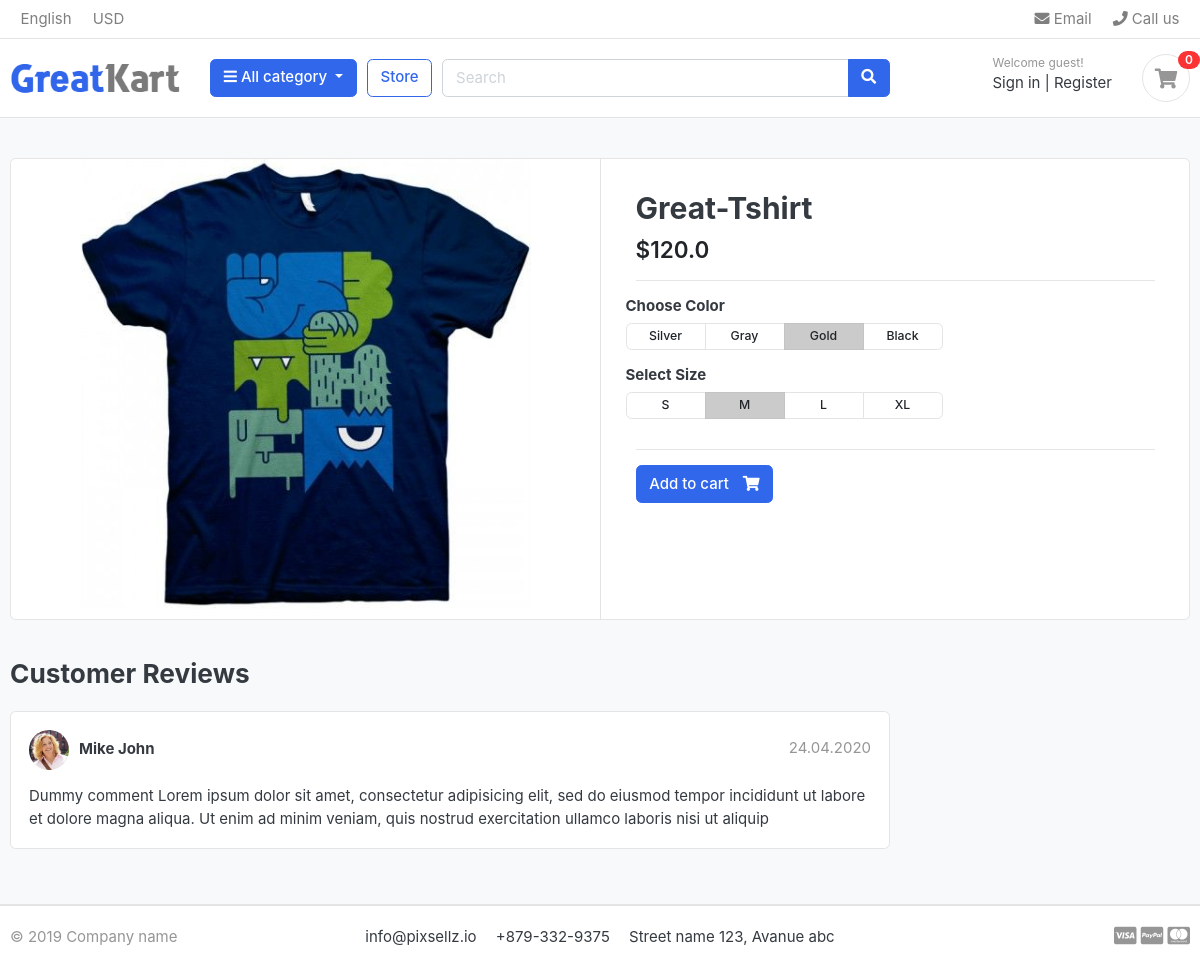
The app's page /store/t-shirt/great-tshirt/, older data.
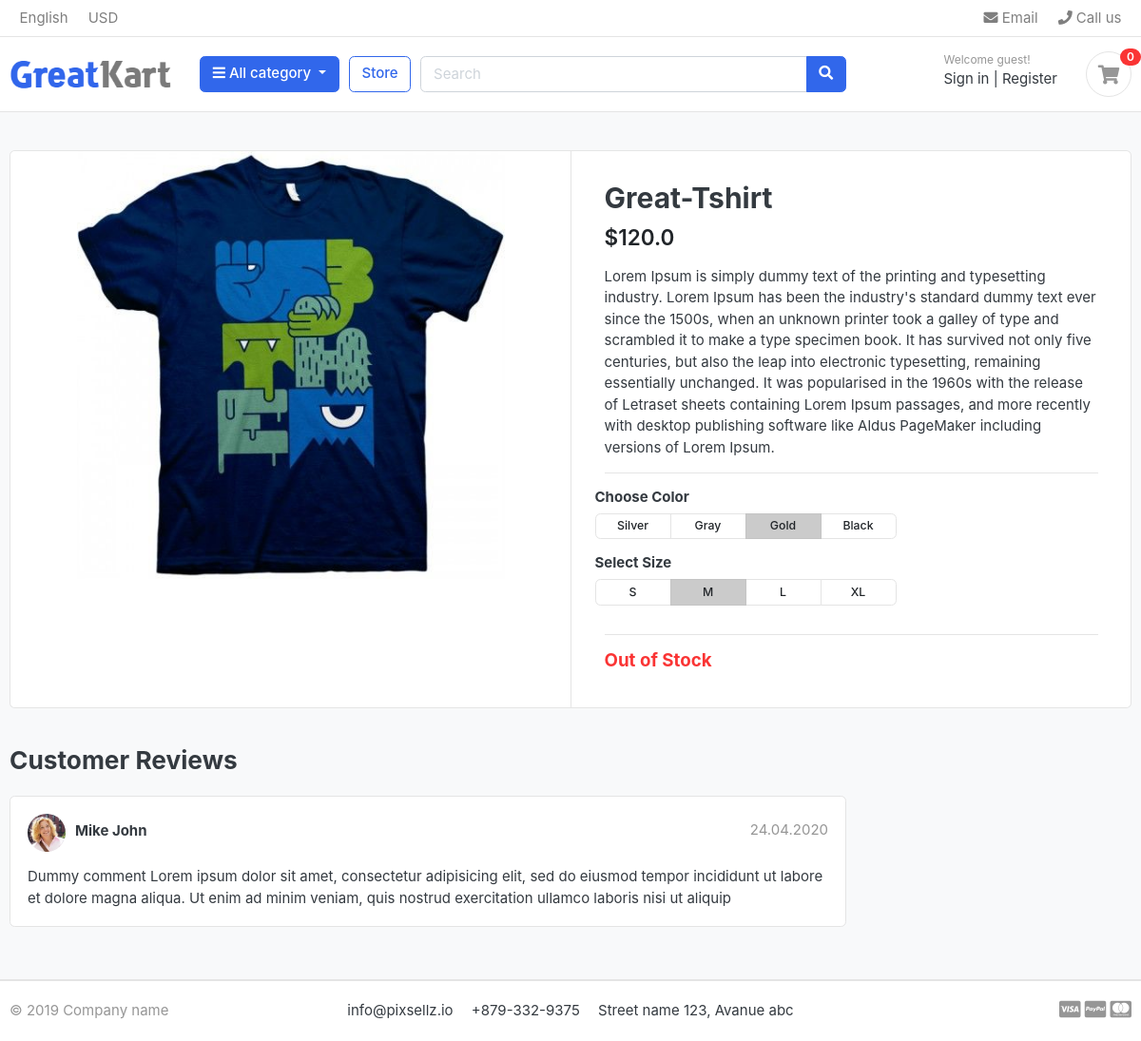
The same page, newer data.
### store/models.py (models this page shows, shortened)
class Product(models.Model):
    product_name = models.CharField(max_length=200, unique=True)
    slug = models.SlugField(max_length=200, unique=True)
    description = models.TextField(max_length=1200, blank=True)
    price = models.FloatField()
    images = models.ImageField(upload_to='photos/products')
    stock = models.IntegerField()
    is_available = models.BooleanField(default=True)
    category = models.ForeignKey(Category, on_delete=models.CASCADE, related_name='category')
    created_at = models.DateTimeField(auto_now_add=True)
    updated_at = models.DateTimeField(auto_now=True)

### store/views.py (the view)
# urls.py: path('<slug:category_slug>/<slug:product_slug>/', views.product_detail, name='product_detail')
def product_detail(request, category_slug=None, product_slug=None):
    try:
        single_product = Product.objects.get(category__slug=category_slug, slug=product_slug)
        in_cart = CartItem.objects.filter(cart__cart_id=_cart_id(request), product=single_product).exists()
    except Exception as e:
        raise e
    context = {
        'single_product': single_product,
        'in_cart': in_cart
    }
    return render(request, 'store/product_detail.html', context)

### cart/context_processors.py (called while the page is built)
def counter(request):
    cart_count = 0
    if 'admin' in request.path:
        return {}
    else:
        try:
            cart = Cart.objects.filter(cart_id=_cart_id(request))
            cart_items = CartItem.objects.all().filter(cart=cart[:1])
            for cart_item in cart_items:
                cart_count += cart_item.quantity
        except Cart.DoesNotExist:
            cart_count = 0
    return dict(cart_count=cart_count)

### cart/views.py (called while the page is built)
def _cart_id(request):
    cart = request.session.session_key
    if not cart:
        request.session.create()  # it does not return anything. that is why `cart = request.session.create()` will not work
        cart = request.session.session_key
    return cart  # Ultimately return cart

### category/context_processors.py (called while the page is built)
def manu_links(request):
    links = Category.objects.all().filter(is_active=True)
    return dict(links=links)

### category/models.py (called while the page is built)
    def get_url(self):
        return reverse('store:products_by_category', args=[self.slug])

### templates/store/product_detail.html (shortened to what this page needs)
{% extends 'base.html' %}
{% load static %}
{% block body_block%}
<section class="section-content padding-y bg">
<div class="container">
<div class="card">
	<div class="row no-gutters">
		<aside class="col-md-6">
<article class="gallery-wrap">
	<div class="img-big-wrap">
	   <a href="#"><img src="{{ single_product.images.url }}"></a>
	</div>
</article>
		</aside>
		<main class="col-md-6 border-left">
<article class="content-body">
<h2 class="title">{{ single_product.product_name }}</h2>
<div class="mb-3">
	<var class="price h4">${{ single_product.price }}</var>
</div>
<p>{{ single_product.description }}</p>
<hr>
	<div class="row">
		<div class="item-option-select">
			<h6>Choose Color</h6>
			<div class="btn-group btn-group-sm btn-group-toggle" data-toggle="buttons">
			  <label class="btn btn-light">
			    <input type="radio" name="radio_color"> Silver
			  </label>
			  <label class="btn btn-light">
			    <input type="radio" name="radio_color" > Gray
			  </label>
			  <label class="btn btn-light active">
			    <input type="radio" name="radio_color checked"> Gold
			  </label>
			  <label class="btn btn-light">
			    <input type="radio" name="radio_color"> Black
			  </label>
			</div>
		</div>
	</div>
	<div class="row">
		<div class="item-option-select">
			<h6>Select Size</h6>
			<div class="btn-group btn-group-sm btn-group-toggle" data-toggle="buttons">
			  <label class="btn btn-light">
			    <input type="radio" name="radio_color"> S
			  </label>
			  <label class="btn btn-light active">
			    <input type="radio" name="radio_color" checked> M
			  </label>
			  <label class="btn btn-light">
			    <input type="radio" name="radio_color"> L
			  </label>
			  <label class="btn btn-light">
			    <input type="radio" name="radio_color"> XL
			  </label>
			</div>
		</div>
	</div>
	<hr>
    {% if single_product.stock <= 0 %}
    <h5 class="text-danger">Out of Stock</h5>
    {% else %}
	{% if in_cart %}
	<a href="#" class="btn  btn-success"> <span class="text">Added to cart</span> <i class="fas fa-check"></i>  </a>
	<a href="{% url 'cart:cart' %}" class="btn  btn-outline-primary"> <span class="text">View cart</span> <i class="fas fa-eye"></i>  </a>
	{% else %}
	<a href="{% url 'cart:add_cart' single_product.id %}" class="btn  btn-primary"> <span class="text">Add to cart</span> <i class="fas fa-shopping-cart"></i>  </a>
    {% endif %}
	{% endif %}
</article>
		</main>
	</div>
</div>
<br>
<div class="row">
			<div class="col-md-9">
	<header class="section-heading">
		<h3>Customer Reviews </h3>
	</header>
	<article class="box mb-3">
		<div class="icontext w-100">
			<img src="./images/avatars/avatar1.jpg" class="img-xs icon rounded-circle">
			<div class="text">
				<span class="date text-muted float-md-right">24.04.2020 </span>
				<h6 class="mb-1">Mike John </h6>
			</div>
		</div>
		<div class="mt-3">
			<p>
				Dummy comment Lorem ipsum dolor sit amet, consectetur adipisicing elit, sed do eiusmod
				tempor incididunt ut labore et dolore magna aliqua. Ut enim ad minim veniam,
				quis nostrud exercitation ullamco laboris nisi ut aliquip
			</p>
		</div>
	</article>
	</div>
</div>
</div>
</section>
{% endblock %}

Row changes from the older to the newer data that the page shows:
changed Product "Great-Tshirt": description (not shown) → "Lorem Ipsum is simply dummy text of the printing and typesetting industry. Lorem Ipsum has been the industry's standard dummy text ever since the 1500s, when an unknown printer took a galley of type and scrambled it to make a type specimen book. It has survived not only five centuries, but also the leap into electronic typesetting, remaining essentially unchanged. It was popularised in the 1960s with the release of Letraset sheets containing Lorem Ipsum passages, and more recently with desktop publishing software like Aldus PageMaker including versions of Lorem Ipsum."; stock 12 → 0 (drawn)
Text that changed along with them:
text no longer shown: "Add to cart"
text now shown: "Out of Stock"
